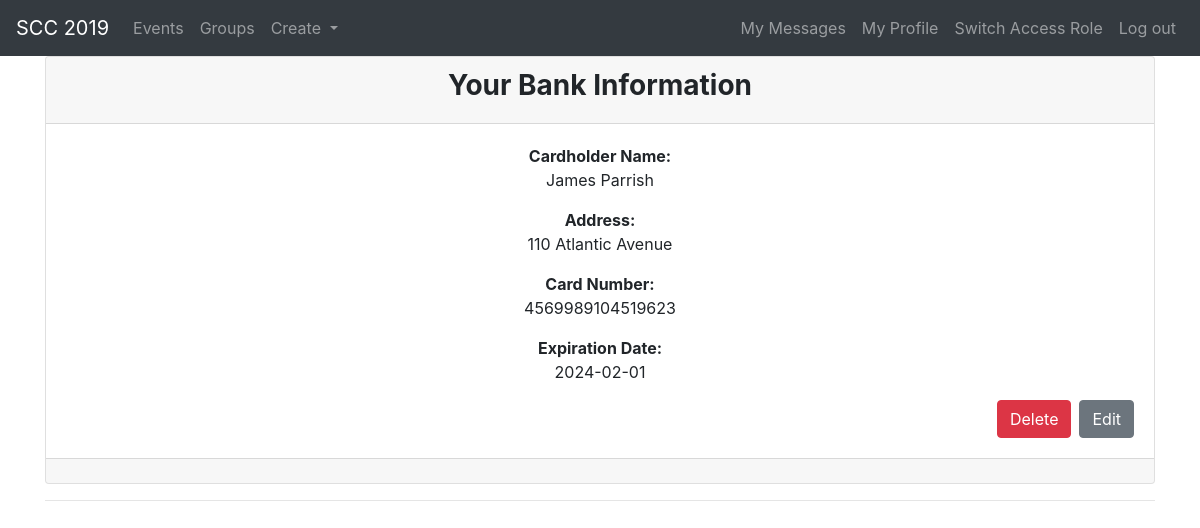
The page /public/bank_information.php?id=2 (signed in) on the database its author committed.
### tables this page shows
CREATE TABLE `bank_information` (
  `bank_information_ID` INT(10) NOT NULL AUTO_INCREMENT,
  `cardholder_name` VARCHAR(45) NOT NULL,
  `address` VARCHAR(100) NOT NULL,
  `card_number` VARCHAR(16) NOT NULL,
  `expiration_date` DATE NOT NULL,
  PRIMARY KEY (`bank_information_ID`)
);

### app/operations/crud.php (called while the page is built, shortened)
<?php
require "../config.php";
try {
    $conn = new PDO("mysql:dbname=$dbname;host=$host", $username, $password, $options);
} catch(PDOException $error) {
    echo $sql . "<br>" . $error->getMessage();
}
function readSingle($table, $where, $where_value) {
    try  {
        global $conn;
        $sql = "SELECT * FROM `orc353_2`.$table WHERE $where = $where_value";
        $statement = $conn->prepare($sql);
        $statement->bindValue($where_value, $where);
        $statement->execute();
        $result = $statement->fetchAll(PDO::FETCH_ASSOC);
        return $result;
    } catch(PDOException $error) {
        echo $sql . "<br>" . $error->getMessage();
    }
}

### common.php (called while the page is built)
<?php
function escape($html) {
    return htmlspecialchars($html, ENT_QUOTES | ENT_SUBSTITUTE, "UTF-8");
}

### public/bank_information.php (the view, shortened to what this page needs)
<?php
require "../app/operations/crud.php";
include "header.php";
try {
    $user_id = readSingle('user_bank_information', 'bank_information_ID', $_GET['id'])[0]['user_ID'];
    if ($_COOKIE['user_id'] == $user_id){
        $result = readSingle('bank_information', 'bank_information_ID', $_GET['id']);
    } else {
        throw new PDOException();
    }
?>
<?php
} catch(PDOException $e) {
    $error = "You can only view your own bank information. Redirecting to your profile page.";
}
?>
<?php
    if ($result) {
        $result = $result[0];
?>
<div class="container">
    <div class="card text-center">
        <div class="card-header">
            <h3><b>Your Bank Information
             </b></h3>
        </div>
        <div class="card-body">
            <p class="card-text"><b>Cardholder Name:</b><br>
                <?php echo $result['cardholder_name'] ?>
            </p>
            <p class="card-text"><b>Address:</b><br>
                <?php echo $result['address'] ?>
            </p>
            <p class="card-text"><b>Card Number:</b><br>
                <?php echo $result['card_number'] ?>
            </p>
            <p class="card-text"><b>Expiration Date:</b><br>
              <?php echo $result['expiration_date'] ?>
            </p>
            <button type="button" class="btn btn-secondary pull-right" onclick="window.location='update.php?table=bank_information&key=<?php echo escape(key($result)) ?>&id=<?php echo escape($result[key($result)]);?>';">
                Edit
            </button>
            <button type="button" class="btn btn-danger pull-right mr-2" onclick="window.location='bank_information.php?id=<?php echo $_GET['id'] ?>&delete=';">
                Delete
            </button>
        </div>
        <div class="card-footer text-muted">
        </div>
    </div>
    <hr>
</div>
<?php } else { ?>
    <blockquote>No results found.</blockquote>
<?php
} ?>

### public/css/style.css (style rules this page uses)
.log_out_button, .create_new, .edit_button, .role_list_option, button { text-decoration: none; padding: 10px 20px; display: inline-block; border: 1px solid #ccc; border-radius: 4px; box-sizing: border-box; color: black; cursor: pointer; }
.btn { cursor: pointer; }

### rows shown on the page
bank_information: cardholder_name "James Parrish", address "110 Atlantic Avenue", card_number "4569989104519623", expiration_date "2024-02-01"
